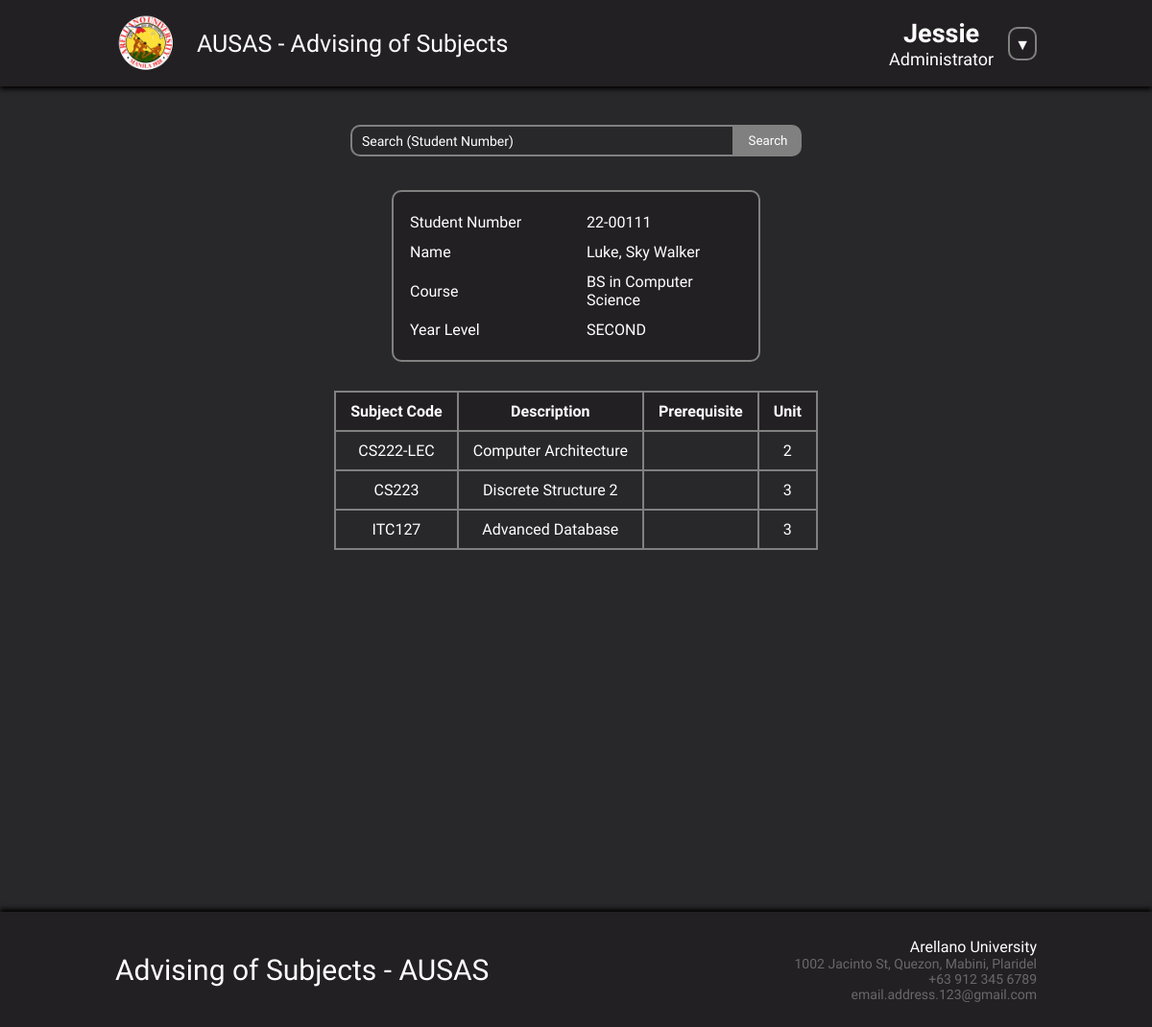
Page /subjects-advising.php?txtsearch=22-00111 (signed in) on the committed database.
### tables this page shows
CREATE TABLE `stdaccounts` (
  `studentNumber` varchar(15) NOT NULL,
  `password` varchar(50) NOT NULL DEFAULT 'Arellano123',
  `lastName` varchar(50) NOT NULL,
  `firstName` varchar(50) NOT NULL,
  `middleName` varchar(50) NOT NULL,
  `course` varchar(30) NOT NULL,
  `yearLevel` varchar(10) NOT NULL,
  `createdBy` varchar(50) NOT NULL,
  `dateCreated` varchar(20) NOT NULL
);

CREATE TABLE `tblsubject` (
  `subjectCode` varchar(20) NOT NULL,
  `description` varchar(50) NOT NULL,
  `unit` varchar(5) NOT NULL,
  `course` varchar(50) NOT NULL,
  `createdBy` varchar(50) NOT NULL,
  `dateCreated` varchar(20) NOT NULL,
  `prerequisite1` varchar(30) NOT NULL,
  `prerequisite2` varchar(30) NOT NULL,
  `prerequisite3` varchar(30) NOT NULL
);

### subjects-advising.php (the view, shortened to what this page needs)
<html>
<?php
	$student_number = "";
    if(isset($_POST['btnsearch'])) {
        $student_number = $_POST['txtsearch'];
    } elseif(isset($_GET['txtsearch'])) {
        $student_number = $_GET['txtsearch'];
    }
?>
<body>
	<header>
		<div class = "left">
		<div class="logo"><img src='logo.png' width="65" height="65"></div><div class = "title">AUSAS - Advising of Subjects</div>
		</div>
		<div class = "right">
			<div class = "user">
				<?php
				if(isset($_SESSION['username'])){
					echo "<h2>" . $_SESSION['username'] . "</h2>";
					echo $_SESSION['usertype'];
				}else{
					header("location: login.php");
				}
				?>
			</div>
			<nav class = "dropdown">
				<li>▼
				</li>
			</nav>
		</div>
    </header>
    <div class = "body">
		<div class = "search">
		<form method="POST" action="<?php echo htmlspecialchars($_SERVER['PHP_SELF']); ?>?txtsearch=<?php echo isset($_POST['txtsearch']) ? urlencode($_POST['txtsearch']) : ''; ?>">
		    <input id="text" type="text" name="txtsearch" placeholder="Search (Student Number)">
		    <input id="submit" type="submit" name="btnsearch" alt="image" value="Search">
		</form>
		</div>
		<div class = "table-con">
			<?php
		        if (!empty($student_number)) {
		            require_once "config.php";
		            $sql_student = "SELECT * FROM stdaccounts WHERE studentNumber = ?";
		            if ($stmt = mysqli_prepare($link, $sql_student)) {
		                mysqli_stmt_bind_param($stmt, "s", $student_number);
		                if (mysqli_stmt_execute($stmt)) {
		                    $result_student = mysqli_stmt_get_result($stmt);
		                    if (mysqli_num_rows($result_student) > 0) {
		                        $row_student = mysqli_fetch_assoc($result_student);
		                        echo "<div class='studentinfo'>";
		                        echo "<table>";
		                        echo "<tr>";
		                        echo "<td id='left'>Student Number</td>";
		                        echo "<td id='right'>" . $row_student['studentNumber'] . "</td>";
		                        echo "</tr>";
		                        echo "<tr>";
		                        echo "<td id='left'>Name</td>";
		                        echo "<td id='right'>" . $row_student['lastName'] . ", " . $row_student['firstName'] . " " . $row_student['middleName'] . "</td>";
		                        echo "</tr>";
		                        echo "<tr>";
		                        echo "<td id='left'>Course</td>";
		                        echo "<td id='right'>" . $row_student['course'] . "</td>";
		                        echo "</tr>";
		                        echo "<tr>";
		                        echo "<td id='left'>Year Level</td>";
		                        echo "<td id='right'>" . $row_student['yearLevel'] . "</td>";
		                        echo "</tr>";
		                        echo "</table>";
		                        echo "</div>";
		                        $sql_subjects = "SELECT * FROM tblsubject WHERE course = ?";
		                        if ($stmt_subjects = mysqli_prepare($link, $sql_subjects)) {
		                            mysqli_stmt_bind_param($stmt_subjects, "s", $row_student['course']);
		                            if (mysqli_stmt_execute($stmt_subjects)) {
		                                $result_subjects = mysqli_stmt_get_result($stmt_subjects);
		                                if (mysqli_num_rows($result_subjects) > 0) {
		                                    echo "<table id='main'>";
		                                    echo "<tr>";
		                                    echo "<th>Subject Code</th><th>Description</th><th>Prerequisite</th><th>Unit</th>";
		                                    echo "</tr>";
		                                    while ($row_subject = mysqli_fetch_assoc($result_subjects)) {
		                                        $subjectcode = $row_subject['subjectCode'];
		                                        $prerequisite1 = $row_subject['prerequisite1'];
		                                        $prerequisite2 = $row_subject['prerequisite2'];
		                                        $prerequisite3 = $row_subject['prerequisite3'];
		                                        $prerequisite_number = "";
		                                        $sql_check_grade = "SELECT * FROM tblgrades WHERE studentNumber = ? AND subjectCode = ?";
		                                        $stmt_check_grade = mysqli_prepare($link, $sql_check_grade);
		                                        mysqli_stmt_bind_param($stmt_check_grade, "ss", $student_number, $subjectcode);
		                                        mysqli_stmt_execute($stmt_check_grade);
		                                        mysqli_stmt_store_result($stmt_check_grade);
		                                        $num_rows = mysqli_stmt_num_rows($stmt_check_grade);
		                                        if ($num_rows == 0 &&
		                                            (!$prerequisite1 || checkPrerequisite($link, $student_number, $prerequisite1)) &&
		                                            (!$prerequisite2 || checkPrerequisite($link, $student_number, $prerequisite2)) &&
		                                            (!$prerequisite3 || checkPrerequisite($link, $student_number, $prerequisite3))) {
		                                            echo "<tr>";
		                                            echo "<td>" . $row_subject['subjectCode'] . "</td>";
		                                            echo "<td>" . $row_subject['description'] . "</td>";
		                                            echo "<td>" . $prerequisite_number . "</td>";
		                                            echo "<td>" . $row_subject['unit'] . "</td>";
		                                            echo "</tr>";
		                                        }
		                                    }
		                                    echo "</table>";
		                                } else {
		                                    echo "<p style='text-align: center;'>No subjects found.</p>";
		                                }
		                            }
		                        }
		                    } else {
		                        echo "<p style='text-align: center;'>No student found with the provided student number.</p>";
		                    }
		                }
		            }
		        }
		        ?>
		</div>
	</div>
	<footer>
		<div class = "text">
			Advising of Subjects - AUSAS
		</div>
		<div class="contact-con"><span id="contact">Arellano University</span>
            <br>1002 Jacinto St, Quezon, Mabini, Plaridel
            <br>+63 912 345 6789
            <br>email.address.123@gmail.com
        </div>
	</footer>
</body>
</html>

### subjects-advising.php (style rules this page uses)
* { margin: 0; padding: 0; box-sizing: border-box; color: white; text-decoration: none; list-style: none; font-family: 'Chivo'; }
body { background: #28282B; }
header { position: fixed; top: 0; width: 100%; height: 90px; padding: 0 10% 0; box-shadow: 0 3px 5px #040200; display: flex; align-items: center; justify-content: space-between; background: #232023; z-index: 1000; cursor: default; }
header .left { display: flex; align-items: center; }
header .right { display: flex; align-items: center; }
header .right .user { text-align: center; cursor: default; font-size: 18px; margin-right: 15px; }
header .right .dropdown { padding: 7px 5px 5px; border-radius: 10px; border: solid 2px gray; }
header .right .dropdown li { position: relative; display: block; margin: auto; cursor: pointer; }
header .logo { margin-right: 20px; }
header .title { font-size: 25px; }
.body { margin: 90px auto 0; padding: 0 10% 0; height: 100%; }
.body .search { width: 65%; margin: 130px auto 35px; display:flex; align-items: center; justify-content: center; }
.body .search form { display: flex; border-radius: 10px; }
.body .search form #text { width: 400px; font-size: 16px; border-top-left-radius: 10px; border-bottom-left-radius: 10px; border: solid 2px gray; padding: 5px 10px; background-color: #28282B; }
.body .search form #submit { width: 70px; padding: 0 10px; background-color: gray; border-style: none; border-top-right-radius: 10px; border-bottom-right-radius: 10px; cursor: pointer; }
.body table#main { margin: auto; cursor: default; background: gray; }
th { background: #232023; }
th, td { padding: 10px 15px 10px; text-align: center; }
td { background: #28282B; }
footer { width: 100%; height: 15%; padding: 10px 10%; display: flex; align-items: center; justify-content: space-between; box-shadow: 0px -3px 5px #040200; background: #232023; margin-top: 20px; cursor: default; }
footer .text { font-size: 30px; }
footer .contact-con { text-align: right; color: dimgray; font-size: 14px; float: right; }
::placeholder { color: white; font-size: 14px; }
footer .contact-con #contact { font-size: 16px; }
.body .studentinfo { margin: auto; width: 50%; cursor: default; margin-bottom: 30px; }
.body .studentinfo table { margin: auto; width: 100%; background: #232023; border: solid 2px gray; padding: 15px; border-radius: 10px; }
.body .studentinfo table td { background: #232023; padding: 2px; text-align: left; width: 50%; }
.body .studentinfo table td#left { padding-left: 0px; }
.body .studentinfo table td#right { padding: 5px 10px 5px; }

### rows in the picture
stdaccounts: studentNumber "22-00111", lastName "Luke", firstName "Sky", middleName "Walker", course "BS in Computer Science", yearLevel "SECOND"
tblsubject: subjectCode "CS222-LEC", description "Computer Architecture", unit "2"
tblsubject: subjectCode "CS223", description "Discrete Structure 2", unit "3"
tblsubject: subjectCode "ITC127", description "Advanced Database", unit "3"

### other values in the picture
$_SESSION['username'] "Jessie"
$_SESSION['usertype'] "Administrator"
